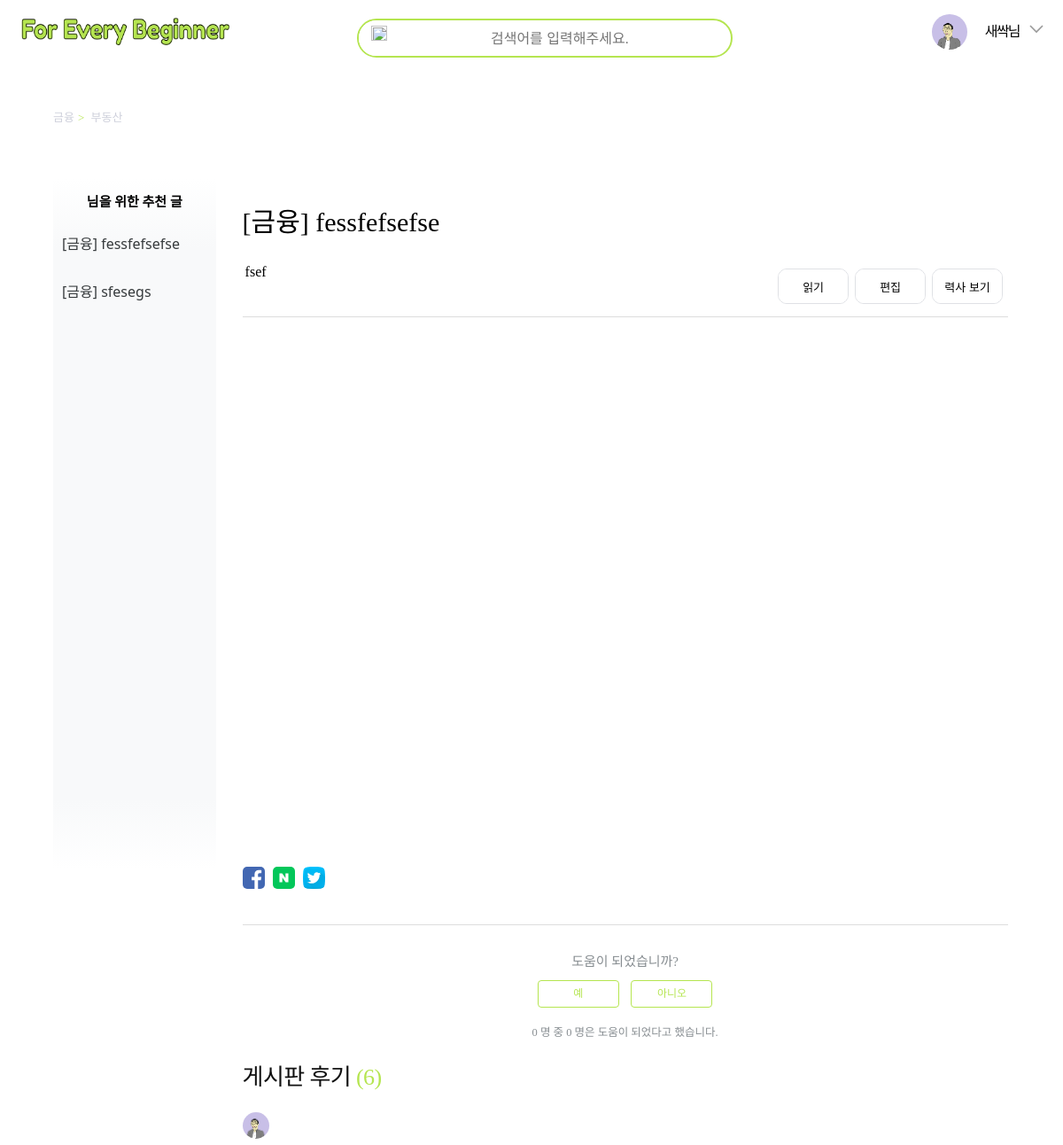
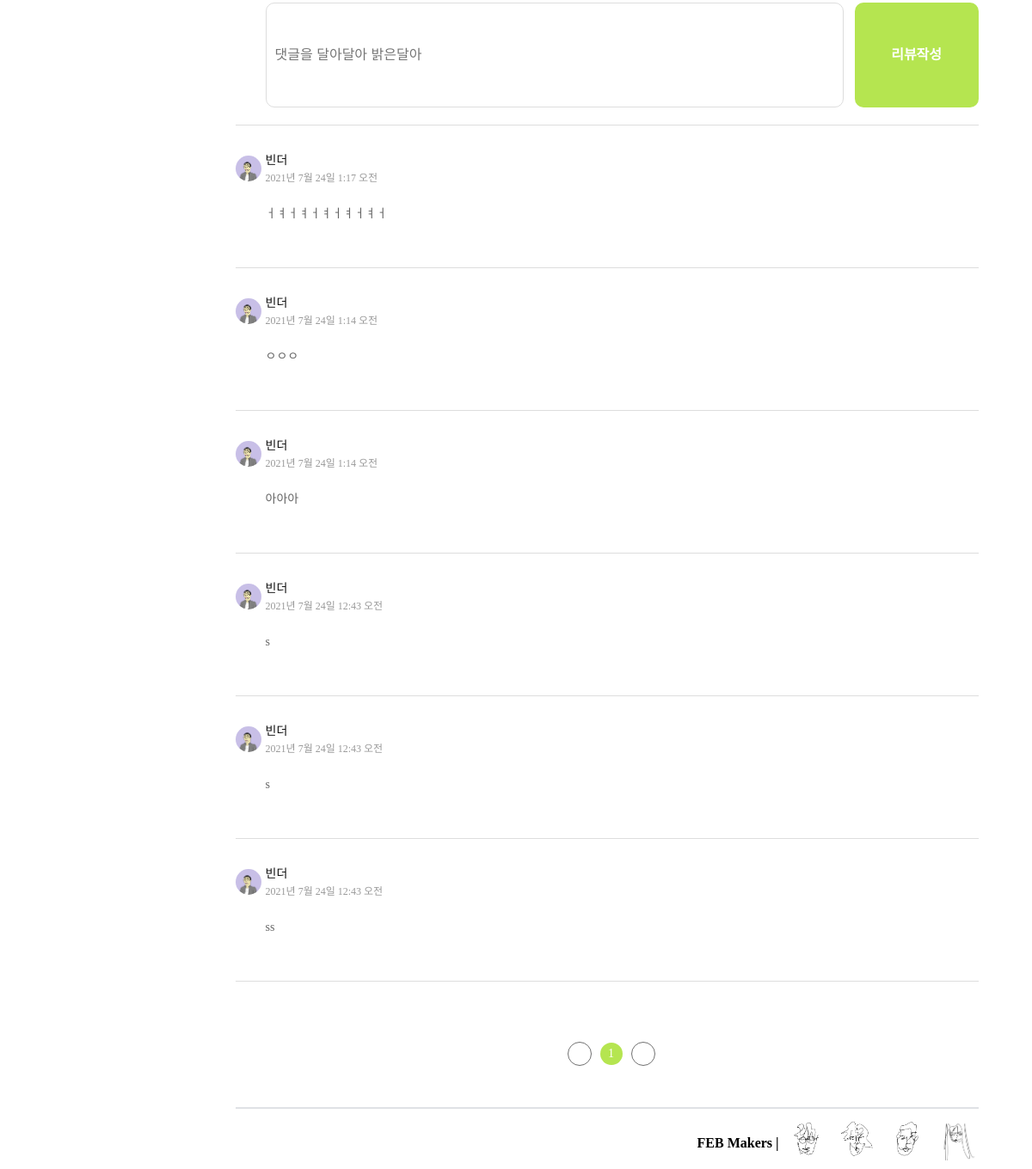
Page /mainPage/1/post/1/ (signed in) on the committed database (2 pictures, top to bottom).
### accounts/models.py (models this page shows, shortened)
class Profile(models.Model):
    user = models.OneToOneField(User, on_delete=models.CASCADE)
    password = models.CharField(max_length=64, verbose_name="비밀번호")
    email = models.EmailField(verbose_name="email", max_length=60, default = "마이페이지에서 이름을 입력해주세요!")
    interest = models.CharField(verbose_name='interest', max_length=200)
    date_joined = models.DateTimeField(verbose_name="date joined", auto_now_add=True)
    last_login = models.DateTimeField(verbose_name="last joined", auto_now=True)
    is_admin = models.BooleanField(default=False)
    is_active = models.BooleanField(default=True)
    profile_image = models.ImageField(max_length=255, upload_to="img/", null=True, blank=True, default="img/Bin.png")

### blogPosts/models.py (models this page shows, shortened)
class Post(models.Model):
    section = models.CharField(max_length=256, null=True)
    sub_section = models.CharField(max_length=256, null=True)
    title = models.CharField(max_length=256)
    brief_description = models.CharField(max_length=256, null=True)
    image = models.ImageField(upload_to='feed_image', blank = True, null=True)
    content = models.TextField()
    created_at = models.DateTimeField(default=timezone.now)
    updated_at = models.DateTimeField(blank=True, null=True)
    like_dislike = models.ManyToManyField(User, blank=True, related_name='like_posts', through='LikeOrDislike')
    edit_users = models.ManyToManyField(User, blank=True, related_name = 'post_editors', through = 'Editors')
    def get_total_like(self):
        return LikeOrDislike.objects.filter(post_id = self.id, like=True).count()

class Comment(models.Model):
    content = models.TextField()
    post = models.ForeignKey(Post, on_delete=models.CASCADE)
    created_at = models.DateTimeField(default = timezone.now)
    author = models.ForeignKey(User, null=True, on_delete=models.CASCADE)

### blogPosts/views.py (the view)
# urls.py: path('<int:id>/post/<int:rid>/', views.show, name= 'show'),
def show(request, id, rid) : ### 여기서 (request, id) 이 정보는 어디서 받아오고 있는가?
    post = Post.objects.get(id = rid)
    sections = bring_section_data_form_json(id)
    comments = post.comment_set.all().order_by('-created_at')
    posts = Post.objects.all()
    titles = []
    categoryId = []
    rId = []
    for each in posts:
        categoryId.append(sections_dict[each.section])
        rId.append(each.id)
        titles.append(each.title)
    interest_id = random.randrange(1,9)
    temp = list(sections_dict.keys())
    interest = temp[interest_id-1]
    like_flag = 0
    if (request.user.is_authenticated and request.user.profile.interest):
        interest = request.user.profile.interest
        interest_id = sections_dict[interest]
        like_list = post.likeordislike_set.filter(user = request.user)
        if like_list.count() > 0 :
            if post.likeordislike_set.get(user=request.user).like == True:
                like_flag = 1
            elif post.likeordislike_set.get(user=request.user).dislike == True:
                like_flag = 2
    interest_posts = Post.objects.filter(section=interest)
    interest_posts_inorder = sorted(interest_posts, key=lambda x: x.get_total_like())
    interest_posts_inorder_top_ten = interest_posts_inorder[0:10]
    return render(request, 'blogPosts/textPage.html', {'post':post, 'id': id, 'sections':sections, 'comments':comments, 'titles':titles, 'categoryId' : categoryId, 'rId' : rId, 'interest_posts_inorder_top_ten' : interest_posts_inorder_top_ten, 'interest_id': interest_id, 'like_flag' : like_flag})

### blogPosts/templates/blogPosts/textPage.html (shortened to what this page needs)
{% extends 'base.html' %}
{% load static %}
{% block content %}
  <body class="text-body">
    <div class="container">
      <div class = "homeMiddle">
        <div class = "search">
          <div class = "search_inside">
            <div class = "magnifying-icon">
              <img src="{%static 'blogPosts/img/magnifying_glass2.png'%}" />
            </div>
            <div class="search_input">
              <form autocomplete="off">
                <div class="autocomplete" style="width:300px;">
                  <input href="javascript:;" onclick="load_titles({{titles}}, {{categoryId}}, {{rId}});" id="myInput" type="text" name="myCountry" placeholder="검색어를 입력해주세요.">
                </div>
              </form>
            </div>
          </div>
        </div>
      </div>
      <nav class="sub-nav">
        <ol class="breadcrumbs">
          <li title="금융">
            <a href = 'http://127.0.0.1:8000/' >  {{post.section}}</a>
          </li>
          <li title="주식">
            <a href = 'http://127.0.0.1:8000/mainPage/{{sections.data_id}}'>{{post.sub_section}}</a>
          </li>
        </ol>
      </nav>
      <div class="article-container">
        <section class="sidebar">
          {% if user.is_authenticated %}
            <h3>{{user.profile.email}}님을 위한 추천 글</h3>
          {% else %}
            <h3>새로운 새싹님을 위한 추천 글</h3>
          {% endif %}
          <ul>
            {%for interest_post in interest_posts_inorder_top_ten %}
            <li>
              <a href = "http://127.0.0.1:8000/mainPage/{{interest_id}}/post/{{interest_post.id}}/" class="list-item">[{{interest_post.section}}] {{interest_post.title}}</a>
            </li>
            {% endfor %}
          </ul>
        </section>
          <article class="article">
            <header class="article-header">
              <h1 class="article-title">[{{post.section}}] {{post.title}}</h1>
            </header>
          <table class="main_selector" align="center" width="100%">
            <td id="article-sub-title">
              <span>{{post.brief_description}}</span>
            </td>
            <td align="center">
              <button type="button" class="back" onClick="change_src('http://127.0.0.1:8000/mainPage/history/{{post.id}}/')">
                <div class="button_base
                b02_slide_in">
                  <div>력사 보기</div>
                  <div></div>
                </div>
              </button>
            </td>
            {% if user.is_authenticated %}
            <td align="center">
              <button type="button" class="back" onClick="change_src('http://127.0.0.1:8000/mainPage/update/{{post.id}}/')">
                <div class="button_base
                b02_slide_in">
                  <div>편집</div>
                  <div></div>
                </div>
              </button>
            </td>
            {% endif %}
            <td align="center">
              <button type="button" class="back" onClick="change_src('http://127.0.0.1:8000/mainPage/content/{{post.id}}')">
                <div class="button_base
                b02_slide_in">
                  <div>읽기</div>
                  <div></div>
                </div>
              </button>
            </td>
          </table>
          <div class="iframe-box" style="overflow: hidden;">
            <iframe id='my_frame' src='http://127.0.0.1:8000/mainPage/content/{{post.id}}' style="width:100%; height:600px; border:none;" scrolling="no"></iframe>
          </div>
          <footer>
            <div class="article-footer">
              <div class="article-share">
                <ul class="share">
                  <li>
                    <a href="" onclick="window.open(url_combine_fb, '', 'scrollbars=no, width=600, height=600'); return false;">
                      <img src="{% static 'blogPosts/img/facebook.svg'%}" title="페이스북으로 공유하기" class="sharebtn_custom">
                    </a>
                  </li>
                  <li>
                    <a href="" onclick="window.open(url_combine_naver, '', 'scrollbars=no, width=600, height=600'); return false;">
                      <img src="{% static 'blogPosts/img/naver.png'%}" title="네이버로 공유하기" class="sharebtn_custom">
                    </a>
                  </li>
                  <li>
                    <a href="" onclick="window.open(url_combine_tw, '', 'scrollbars=no, width=600, height=600'); return false;">
                      <img src="{% static 'blogPosts/img/twitter.svg'%}" title="트위터로 공유하기" class="sharebtn_custom">
                    </a>
                  </li>
                </ul>
              </div>
            </div>
            <div class="article-votes">
              <span class="article-votes-question">도움이 되었습니까?</span>
              <div class="article-votes-controls">
                  {% if like_flag == 1 %}
                    <a class="realButton" onclick="onClickLikeButton({{post.id}}, {{id}})" id="{{post.id}}-like-button" style = "background-color : rgba(181, 229, 80, 0.1)" >예</a>
                    <a class="realButton" onclick="onClickDislikeButton({{post.id}}, {{id}})" id="{{post.id}}-dislike-button">아니오</a>
                  {% elif like_flag == 2 %}
                    <a class="realButton" onclick="onClickLikeButton({{post.id}}, {{id}})" id="{{post.id}}-like-button">예</a>
                    <a class="realButton" onclick="onClickDislikeButton({{post.id}}, {{id}})" id="{{post.id}}-dislike-button" style = "background-color : rgba(181, 229, 80, 0.1)">아니오</a>
                  {% else %}
                    <a class="realButton" onclick="onClickLikeButton({{post.id}}, {{id}})" id="{{post.id}}-like-button">예</a>
                    <a class="realButton" onclick="onClickDislikeButton({{post.id}}, {{id}})" id="{{post.id}}-dislike-button">아니오</a>
                  {% endif %}
              <br>
              <small class="article-votes-count" id = "{{post.id}}-votes-count">
                <span class="article-vote-label">{{post.like_dislike.count}} 명 중 {{post.get_total_like}} 명은 도움이 되었다고 했습니다.</span>
              </small>
            <div class="article-review">
              <h2 id = "commentset-num">
                게시판 후기&nbsp;<em>({{post.comment_set.count}})</em>
              </h2>
              <div class="rv-1st">
                <div class="user-info">
                  <span class="img">
                    <div class="profile">
                      <img src = {{user.profile.profile_image.url}}>
                    </div>
                  </span>
                  <div class="txt">
                  </div>
                </div>
                <div class="content">
                  <div class="content-input">
                    <input name = "content" id="review-input-type" type="text" placeholder="댓글을 달아달아 밝은달아"/>
                  </div>
                  <button onclick = "onAddComment({{post.id}}, {{id}})" id="review-input-btn">리뷰작성</button>
                </div>
              </div>
            <div id = "comment_list">
              {% for comment in comments %}
                <ul class="review-1st" id="post{{post.id}}-comment{{comment.id}}">
                  <li class="1st">
                    <div class="user-info">
                      <span class="img">
                        <div class="profile">
                          <img src = {{user.profile.profile_image.url}}>
                        </div>
                      </span>
                      <div class="txt">
                        <span class="username">{{ comment.author.profile.email }}</span>
                        <p class="date">
                        {{ comment.created_at }}
                        </p>
                      </div>
                    </div>
                    <div class="content">
                      <p> {{ comment.content }} </p>
                    </div>
                  </li>
                </ul>
              {% endfor %}
            </div>
              <div class="page-num">
                <a class="page l"></a>
                <a class="active">1</a>
                <a class="page r"></a>
              </div>
          </footer>
          <br>
          <section>
            <div class="main-footer">
              <h4>FEB Makers |&nbsp&nbsp</h4>
              <div class="footer-insta">
                <a href="https://www.instagram.com/seoseongq" >
                  <img id="insta-icon" src="{%static 'blogPosts/img/profile/ssk.jpg'%}"
                  /></a>&nbsp
                <a href="https://www.instagram.com/inkyu_o" >
                  <img id="insta-icon" src="{%static 'blogPosts/img/profile/oik.jpg'%}"
                  /></a>&nbsp
                <a href="https://www.instagram.com/_binthect_" >
                  <img id="insta-icon" src="{%static 'blogPosts/img/profile/yjb.jpg'%}"
                  /></a>&nbsp
                <a href="https://www.instagram.com/gdori__s2" >
                  <img id="insta-icon" src="{%static 'blogPosts/img/profile/lkw.jpg'%}"
                  /></a>
              </div>
            </div>
          </section>
        </article>
      </div>
    </div>
  </body>
{% endblock content%}

### blogPosts/templates/base.html (shortened to what this page needs)
<!DOCTYPE html>
<html>
  <head>
    {% load static %}
    <link rel="stylesheet" href="{% static 'blogPosts/css/base.css' %}">
    <link rel="stylesheet" href="{% static 'blogPosts/css/home.css' %}">
    <link rel="stylesheet" href="{% static 'blogPosts/css/main.css' %}">
    <link rel="stylesheet" href="{% static 'blogPosts/css/textPage.css' %}">
  </head>
  <body>
    <nav class="header">
      <div class="header-logo">
        <a href="/">
          <img src="{%static 'blogPosts/img/logo.png'%}" />
        </a>
      </div>
      <div class="header-menus">
          {% if user.is_authenticated %}
          <a>
            <div class="user-menu">
              <img class="user-photo" src = "{{user.profile.profile_image.url}}">
              <span>{{user.profile.email}} 새싹님</span>
              <button onclick = "onMypageElement()"><img class="click-icon" id = "click_icon" src="{%static 'blogPosts/img/down_arrow.svg'%}" dataup="{% static 'blogPosts/img/up_arrow.svg'%}" datadown="{% static 'blogPosts/img/down_arrow.svg' %}"/></button>
            </div>
          </a>
          {% endif %}
      </div>
    </nav>
  {% block content %}
  {% endblock %}
  </body>
</html>

### rows in the picture
Post: section "금융", sub_section "부동산", title "fessfefsefse", brief_description "fsef", like_dislike.count "0", get_total_like "0", comment_set.count "6"
Post: section "금융", title "sfesegs"
Comment: profile.profile_image (picture), author.profile.email "빈더", created_at "2021년 7월 24일 1:17 오전", content "ㅓㅕㅓㅕㅓㅕㅓㅕㅓㅕㅓ"
Comment: profile.profile_image (picture), author.profile.email "빈더", created_at "2021년 7월 24일 1:14 오전", content "ㅇㅇㅇ"
Comment: profile.profile_image (picture), author.profile.email "빈더", created_at "2021년 7월 24일 1:14 오전", content "아아아"
Comment: profile.profile_image (picture), author.profile.email "빈더", created_at "2021년 7월 24일 12:43 오전", content "s"
Comment: profile.profile_image (picture), author.profile.email "빈더", created_at "2021년 7월 24일 12:43 오전", content "s"
Comment: profile.profile_image (picture), author.profile.email "빈더", created_at "2021년 7월 24일 12:43 오전", content "ss"
